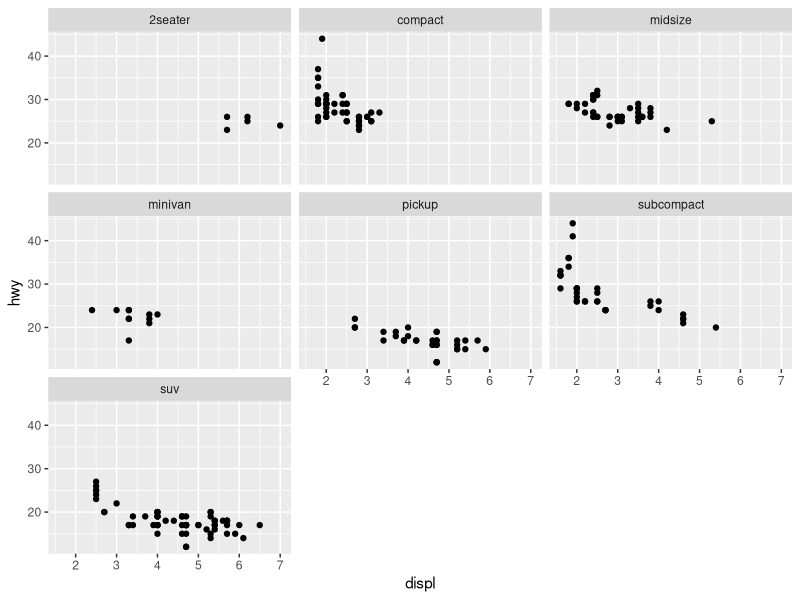
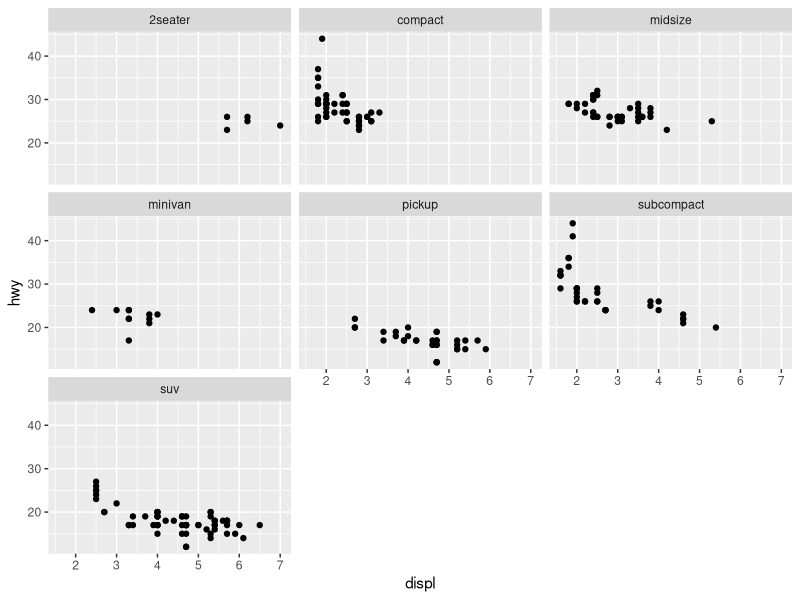
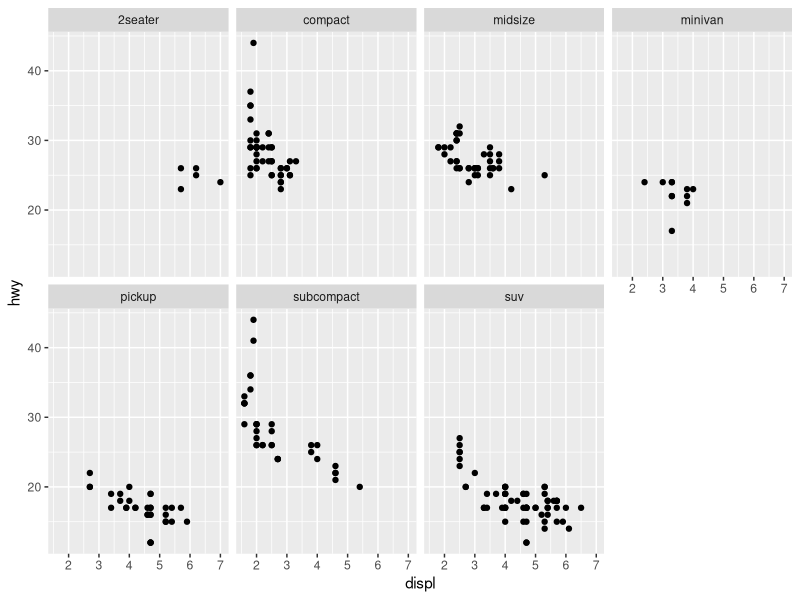
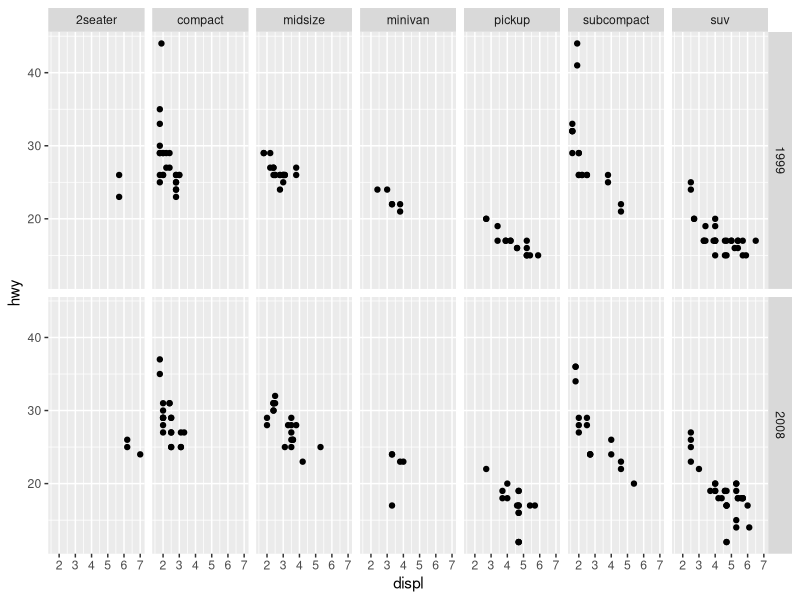

Write R code to recreate these figures, in order.
## ---- chunk 1
library(tidyverse)
## ---- chunk 2
mpg %>% 
  ggplot(mapping = aes(x = displ, y = hwy)) + 
  geom_point() + 
  facet_wrap(~ class)
## ---- chunk 3
mpg %>% 
  ggplot(mapping = aes(x = displ, y = hwy)) + 
  geom_point() + 
  facet_wrap(vars(class))
## ---- chunk 4
mpg %>% 
  ggplot(mapping = aes(x = displ, y = hwy)) + 
  geom_point() + 
  facet_wrap(vars(class), nrow = 2)
## ---- chunk 5
mpg %>% 
  ggplot(mapping = aes(x = displ, y = hwy)) + 
  geom_point() + 
  facet_grid(rows = vars(year), cols = vars(class))
